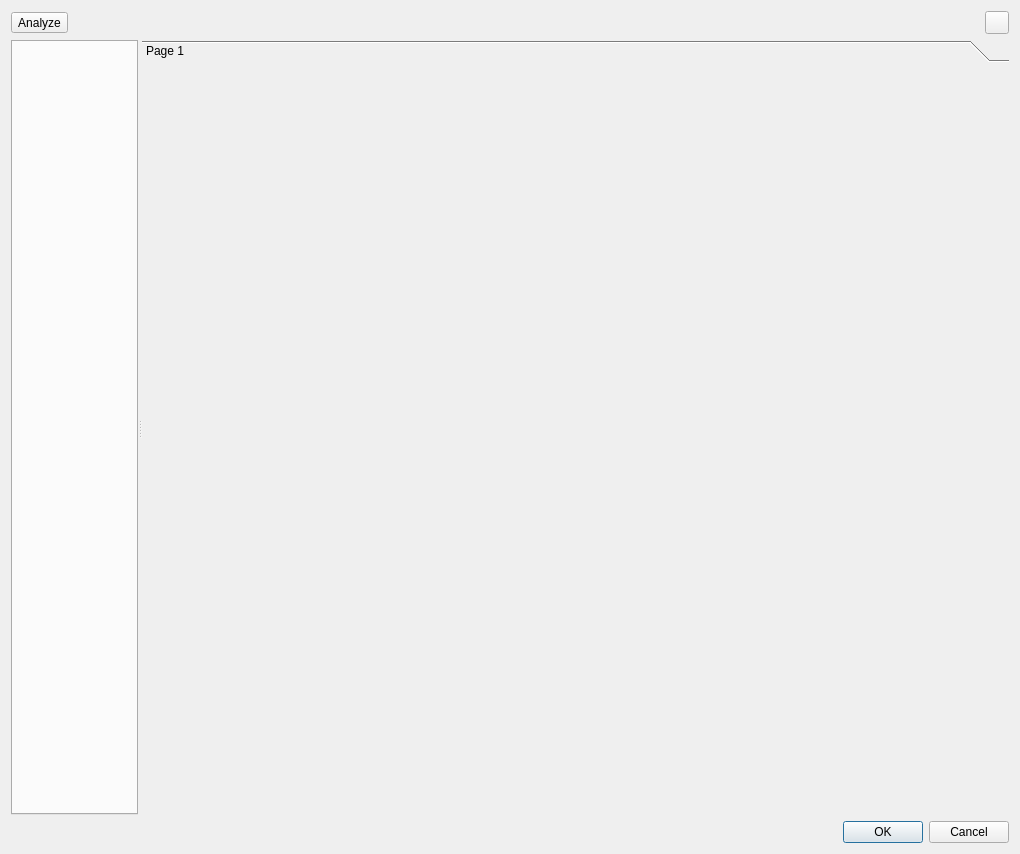
<?xml version="1.0" encoding="UTF-8"?>
<ui version="4.0">
 <class>CaloDetailsDialog</class>
 <widget class="QDialog" name="CaloDetailsDialog">
  <property name="geometry">
   <rect>
    <x>0</x>
    <y>0</y>
    <width>1020</width>
    <height>854</height>
   </rect>
  </property>
  <property name="windowTitle">
   <string>Calo Details</string>
  </property>
  <layout class="QVBoxLayout" name="verticalLayout">
   <item>
    <layout class="QHBoxLayout" name="toolbarLayout">
     <item>
      <widget class="QToolButton" name="toolButtonAnalyse">
       <property name="text">
        <string>Analyze</string>
       </property>
      </widget>
     </item>
     <item>
      <spacer name="horizontalSpacer">
       <property name="orientation">
        <enum>Qt::Horizontal</enum>
       </property>
       <property name="sizeHint" stdset="0">
        <size>
         <width>40</width>
         <height>20</height>
        </size>
       </property>
      </spacer>
     </item>
     <item>
      <widget class="QToolButton" name="toolButtonHelp">
       <property name="icon">
        <iconset resource="../../../resources/resources.qrc">
         <normaloff>:/icons/icons8-help-16.png</normaloff>:/icons/icons8-help-16.png</iconset>
       </property>
      </widget>
     </item>
    </layout>
   </item>
   <item>
    <widget class="QSplitter" name="splitter">
     <property name="sizePolicy">
      <sizepolicy hsizetype="Expanding" vsizetype="Expanding">
       <horstretch>0</horstretch>
       <verstretch>0</verstretch>
      </sizepolicy>
     </property>
     <property name="orientation">
      <enum>Qt::Horizontal</enum>
     </property>
     <widget class="QTabWidget" name="tabWidget">
      <property name="currentIndex">
       <number>-1</number>
      </property>
     </widget>
     <widget class="QToolBox" name="toolBox">
      <property name="currentIndex">
       <number>0</number>
      </property>
      <widget class="QWidget" name="page">
       <property name="geometry">
        <rect>
         <x>0</x>
         <y>0</y>
         <width>871</width>
         <height>745</height>
        </rect>
       </property>
       <attribute name="label">
        <string>Page 1</string>
       </attribute>
      </widget>
     </widget>
    </widget>
   </item>
   <item>
    <widget class="QDialogButtonBox" name="buttonBox">
     <property name="orientation">
      <enum>Qt::Horizontal</enum>
     </property>
     <property name="standardButtons">
      <set>QDialogButtonBox::Cancel|QDialogButtonBox::Ok</set>
     </property>
    </widget>
   </item>
  </layout>
 </widget>
 <resources>
  <include location="../../../resources/resources.qrc"/>
 </resources>
 <connections>
  <connection>
   <sender>buttonBox</sender>
   <signal>accepted()</signal>
   <receiver>CaloDetailsDialog</receiver>
   <slot>accept()</slot>
   <hints>
    <hint type="sourcelabel">
     <x>248</x>
     <y>254</y>
    </hint>
    <hint type="destinationlabel">
     <x>157</x>
     <y>274</y>
    </hint>
   </hints>
  </connection>
  <connection>
   <sender>buttonBox</sender>
   <signal>rejected()</signal>
   <receiver>CaloDetailsDialog</receiver>
   <slot>reject()</slot>
   <hints>
    <hint type="sourcelabel">
     <x>316</x>
     <y>260</y>
    </hint>
    <hint type="destinationlabel">
     <x>286</x>
     <y>274</y>
    </hint>
   </hints>
  </connection>
 </connections>
</ui>
